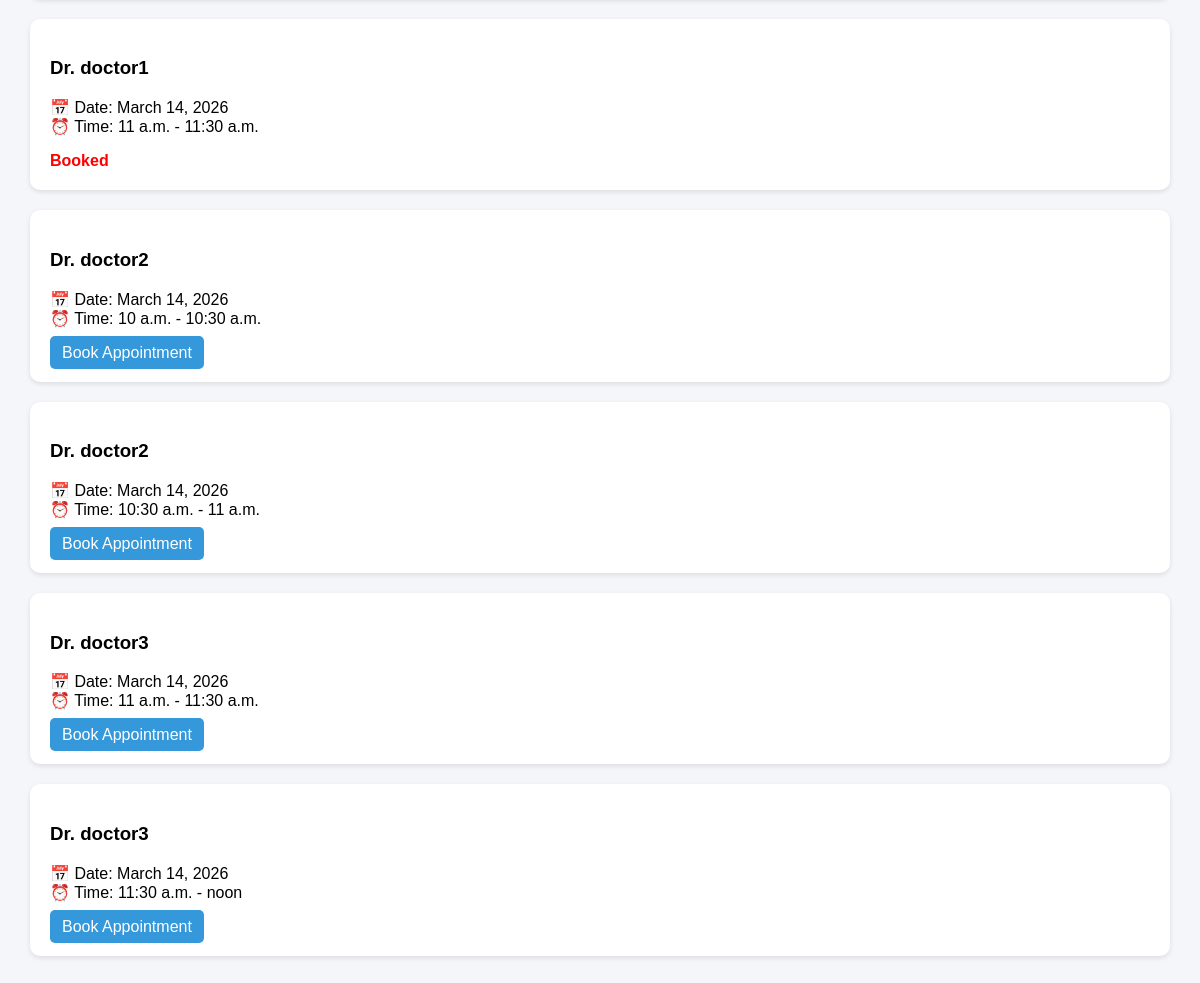
The app's page / (signed in, lower part), older data.
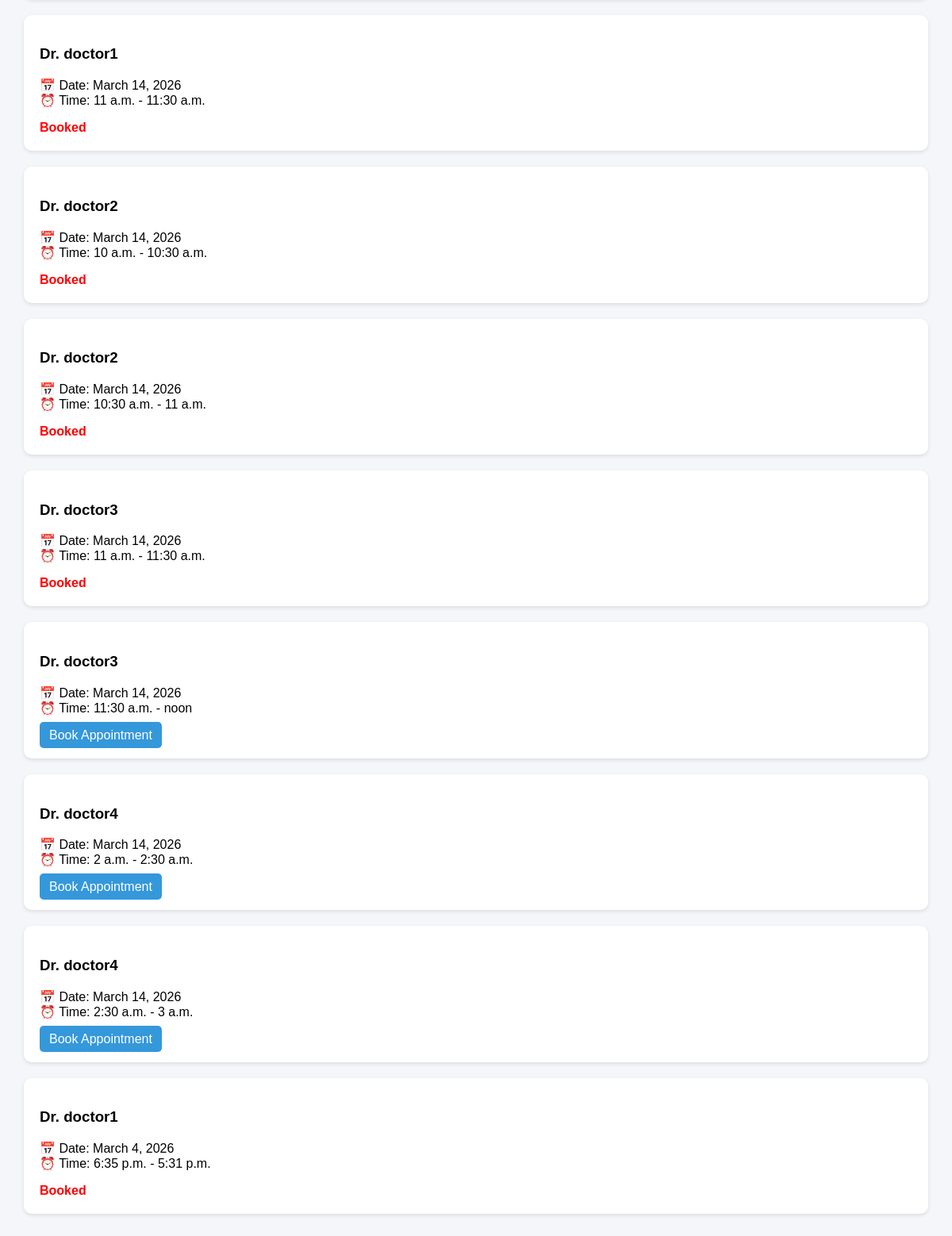
The same page, newer data.
### hospital/models.py (models this page shows, shortened)
class Availability(models.Model):
    doctor = models.ForeignKey(Doctor, on_delete=models.CASCADE)
    date = models.DateField()
    start_time = models.TimeField()
    end_time = models.TimeField()
    is_booked = models.BooleanField(default=False)
    booked_by = models.ForeignKey(User, null=True, blank=True, on_delete=models.SET_NULL)

class Doctor(models.Model):
    user = models.OneToOneField(User, on_delete=models.CASCADE)
    specialization = models.CharField(max_length=100)
    def __str__(self):
        return self.user.username

### hospital/views.py (the view)
# urls.py: 2. Add a URL to urlpatterns:  path('', views.home, name='home')
@login_required
def home(request):
    slots = Availability.objects.all()
    return render(request, "slots.html", {"slots": slots})

### hospital/templates/slots.html (shortened to what this page needs)
{% extends "base.html" %}
{% block content %}
{% for slot in slots %}
<div class="card">
<h3>Dr. {{ slot.doctor }}</h3>
<p>
📅 Date: {{ slot.date }} <br>
⏰ Time: {{ slot.start_time }} - {{ slot.end_time }}
</p>
{% if not slot.is_booked %}
<a class="btn" href="/book/{{slot.id}}/">Book Appointment</a>
{% else %}
<strong style="color:red;">Booked</strong>
{% endif %}
</div>
{% endfor %}
{% endblock %}

### hospital/templates/base.html (shortened to what this page needs)
<!DOCTYPE html>
<html>
<head>
</head>
<body>
<div class="container">
{% block content %}
{% endblock %}
</div>
</body>
</html>

### hospital/templates/base.html (style rules this page uses)
body { font-family: Arial; background:#f4f6f9; margin:0; }
.container { padding:30px; }
.card { background:white; padding:20px; margin-bottom:20px; border-radius:10px; box-shadow:0 2px 5px rgba(0,0,0,0.1); }
.btn { background:#3498db; color:white; padding:8px 12px; text-decoration:none; border-radius:5px; }

Row changes from the older to the newer data that the page shows:
changed Availability (number 2 of 8 on the later page): is_booked "Book Appointment" → "Booked"
changed Availability (number 3 of 8 on the later page): is_booked "Book Appointment" → "Booked"
changed Availability (number 4 of 8 on the later page): is_booked "Book Appointment" → "Booked"
added Availability: doctor "doctor4", date "March 14, 2026", start_time "2 a.m.", end_time "2:30 a.m."
added Availability: doctor "doctor4", date "March 14, 2026", start_time "2:30 a.m.", end_time "3 a.m."
added Availability: doctor "doctor1", date "March 4, 2026", start_time "6:35 p.m.", end_time "5:31 p.m.", is_booked "Booked"
